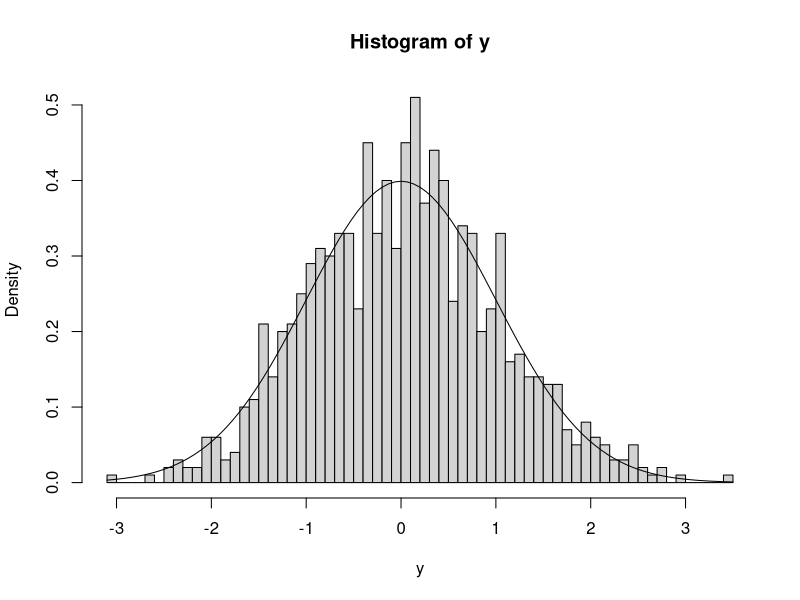
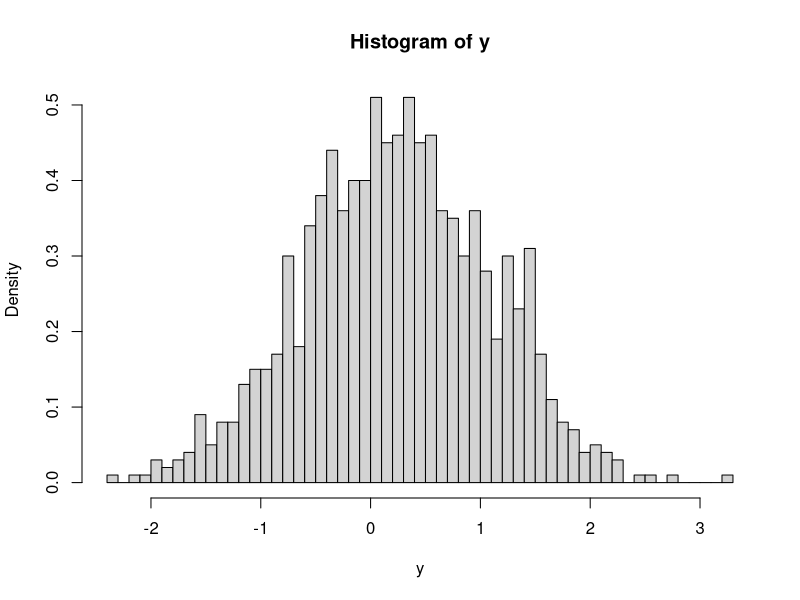
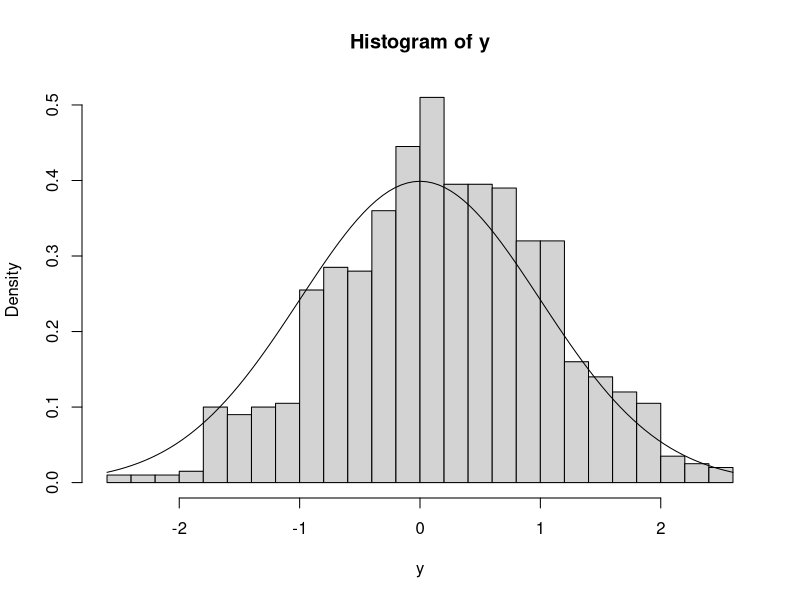

These charts were generated, in order, by the following R code:
## ---- chunk 1
knitr::opts_chunk$set(echo = TRUE)
## ---- chunk 2
Zapprox <- function(){
z =   (sum(rexp(100,1)) -100)/10
z
}
y= replicate(1000, Zapprox())
hist(y, prob=TRUE, breaks=50)
curve(dnorm(x), add=TRUE)
## ---- chunk 3
P <- matrix(c(1/4,1/4, 1/2,1/4,1/4,1/2,1/8,1/4,5/8), nrow =3)
P <-t(P)
P
## ---- chunk 4
eigen(t(P))
z=eigen(t(P))$vector[,1]
stat <- z/sum(z)
stat
## ---- chunk 5
Q = P
for (i in 1:1000){
  Q <- Q %*% P
}
Q
## ---- chunk 6
step <- function(i){
  q = P[i,]
  x=-1
  u = runif(1)
  j=0
  cumq = cumsum(q)
  while(x==-1){
    j<-j+1
    if(u <= cumq[j]){x <-j}
  }
  x
}

steps <- function(y){
  x = y[1]
  n = y[2]
  for (i in 1:n){
    x <- c(x, step(x[i]))
  }
  x
}


one = steps(c(1,1000))
two = steps(c(2,1000))

sum(one==3)/1000
sum(two==3)/1000
## ---- chunk 7
time <- function(i){
  n =0
  x=i
  n <- n+1
  x <-step(x)
  while(x !=3){
    n <-n+1
    x <- step(x)
  }
  n
}

mean(replicate(1000, time(3)))
## ---- chunk 8

initial <- function(){
q = stat
  x=-1
  u = runif(1)
  j=0
  cumq = cumsum(q)
  while(x==-1){
    j<-j+1
    if(u <= cumq[j]){x <-j}
  }
  x
}

mstat = 1*stat[1] + 2*stat[2] + 3*stat[3]


mcclt <- function(){
  path = steps( c(initial(), 100 )  )
z=  (sum(path) - 100*mstat)/10
z  
}

y = replicate(1000, mcclt())
hist(y, prob=TRUE, breaks=50)
## ---- chunk 9
samplev <- function(){
  path = steps( c(initial(), 100 )  )
z=  (sum(path) - 100*mstat)/sd(path)
z  
}
y = replicate(1000, mcclt())
hist(y, prob=TRUE, breaks=30)
curve(dnorm(x), add=TRUE)
## ---- chunk 10
arr = c(0.16, 0.28, 0.42, 0.66, 0.75, 1.27, 2.25, 
      2.33, 2.83, 4.09,4.30, 4.80, 5.20,5.68, 7.05)

inter = arr[1]
for (i in 2:length(arr)){
  inter <- c(inter, arr[i] - arr[i-1] )
}
arr
inter
## ---- chunk 11
mu = mean(inter)
mu
## ---- chunk 12
1/mu * 60
## ---- chunk 13
dpois(5, 2 * 1/mu)
